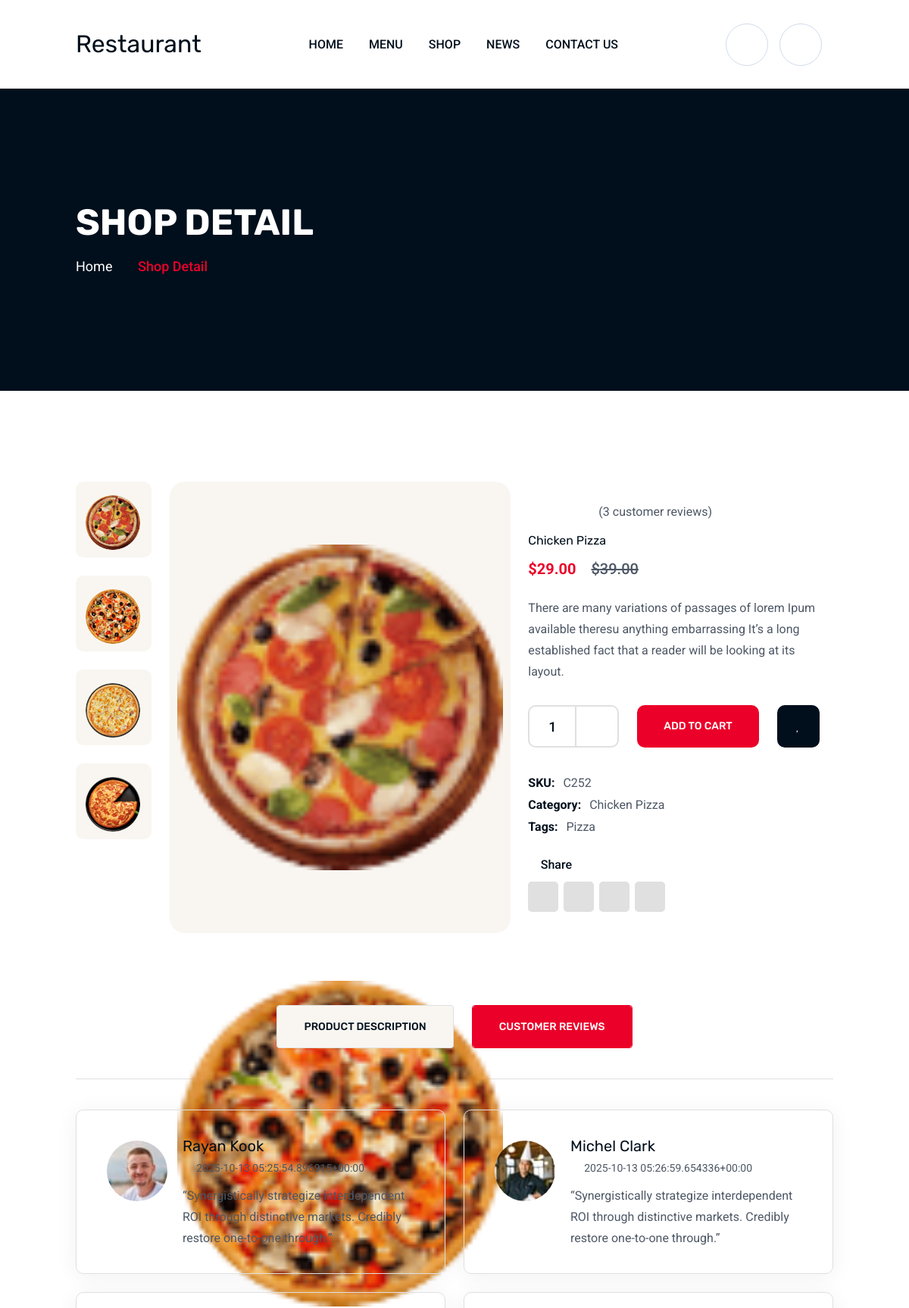
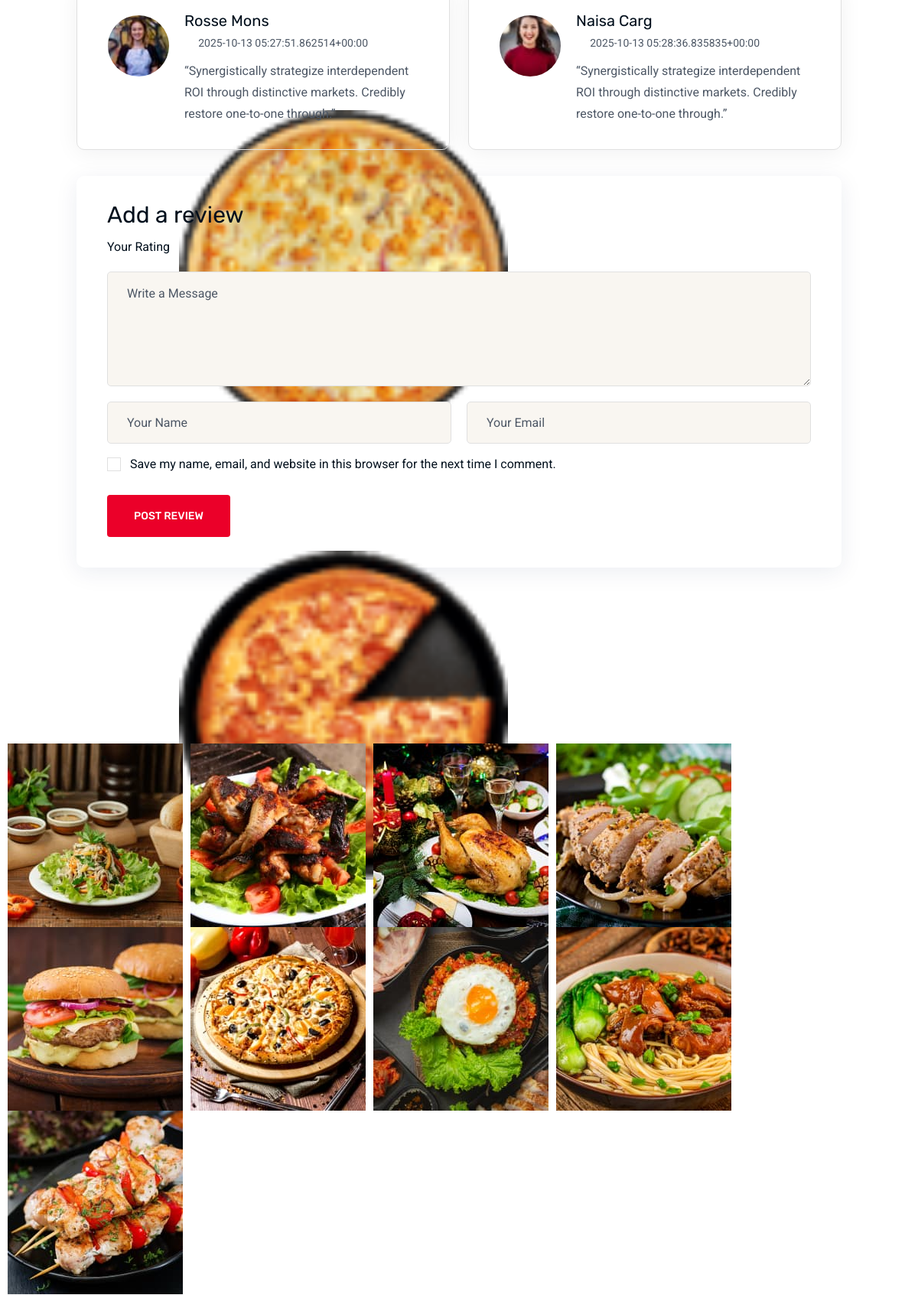
/shopDetail/163bae78-0dc1-4717-9e56-27632f99258d/ (upper part), run on the app's committed database (2 pictures, top to bottom).
### myapp/models.py (models this page shows, shortened)
class ShopDetailSliderModel(models.Model):
    id = models.UUIDField(primary_key=True, default=uuid.uuid4, editable=False)
    name = models.CharField(max_length=50, blank=True, null=True)
    image = models.ImageField(upload_to='ShopDetailSlider')
    created_at = models.DateTimeField(auto_now_add=True)
    updated_at = models.DateTimeField(auto_now=True)

class ProductImageModel(models.Model):
    id = models.UUIDField(primary_key=True, default=uuid.uuid4, editable=False)
    product = models.ForeignKey(
        ProductDetail, on_delete=models.CASCADE, related_name="images")
    image = models.ImageField(upload_to="ProductImage")
    created_at = models.DateTimeField(auto_now_add=True)
    updated_at = models.DateTimeField(auto_now=True)

class Product(models.Model):
    id = models.UUIDField(primary_key=True, default=uuid.uuid4, editable=False)
    title = models.CharField(max_length=50, blank=True, null=True)
    text = models.CharField(max_length=300, blank=True, null=True)
    price = models.DecimalField(max_digits=10, decimal_places=2, default=0)          # Normal price
    disPrice = models.DecimalField(max_digits=10, decimal_places=2, default=0)
    discountPercentage = models.IntegerField(blank=True, null=True, editable=False)  # Auto calculated
    image = models.ImageField(upload_to="Product")
    category = models.ForeignKey(CategoryModel, on_delete=models.CASCADE, null=True, blank=True)
    in_stock = models.BooleanField(default=True)
    created_at = models.DateTimeField(auto_now_add=True)
    updated_at = models.DateTimeField(auto_now=True)
    @property
    def discountPercentage(self):
        if self.price and self.disPrice and self.price > 0:
            return round(((self.price - self.disPrice) / self.price) * 100)
        return 0

class ProductDetail(models.Model):
    id = models.UUIDField(primary_key=True, default=uuid.uuid4, editable=False)
    title = models.CharField(max_length=50, blank=True, null=True)
    description = models.CharField(max_length=500, blank=True, null=True)
    price = models.DecimalField(max_digits=10, decimal_places=2, default=0)           # Normal price
    disPrice = models.DecimalField(max_digits=10, decimal_places=2, default=0)      # Discounted price
    discountPercentage = models.IntegerField(blank=True, null=True, editable=False)  # Auto calculated
    SKU = models.CharField(max_length=50, blank=True, null=True)
    product = models.ForeignKey(Product, on_delete=models.CASCADE, null=True, blank=True)
    category = models.ForeignKey(CategoryModel, on_delete=models.CASCADE, null=True, blank=True)
    tag = models.ForeignKey(Tag, on_delete=models.CASCADE, null=True, blank=True)
    created_at = models.DateTimeField(auto_now_add=True)
    updated_at = models.DateTimeField(auto_now=True)
    @property
    def discountPercentage(self):
        if self.price and self.disPrice and self.price > 0:
            return round(((self.price - self.disPrice) / self.price) * 100)
        return 0

class CategoryModel(models.Model):
    id = models.UUIDField(primary_key=True, default=uuid.uuid4, editable=False)
    num = models.CharField(max_length=50, blank=True, null=True)
    name = models.CharField(max_length=50, blank=True, null=True)
    image = models.ImageField(upload_to='Category')
    created_at = models.DateTimeField(auto_now_add=True)
    updated_at = models.DateTimeField(auto_now=True)

class Tag(models.Model):
    id = models.UUIDField(primary_key=True, default=uuid.uuid4, editable=False)
    name = models.CharField(max_length=50, blank=True, null=True)
    created_at = models.DateTimeField(auto_now_add=True)
    updated_at = models.DateTimeField(auto_now=True)

class FeedbackItemModel(models.Model):
    id = models.UUIDField(primary_key=True, default=uuid.uuid4, editable=False)
    text = models.CharField(max_length=300, blank=True, null=True)
    name = models.CharField(max_length=50, blank=True, null=True)
    country = models.CharField(max_length=50, blank=True, null=True)
    rate = models.CharField(max_length=500, blank=True, null=True)
    profileImage = models.ImageField(upload_to='FeedbackItem')
    image = models.ImageField(upload_to='FeedbackItem')
    created_at = models.DateTimeField(auto_now_add=True)
    updated_at = models.DateTimeField(auto_now=True)

class GalleryModel(models.Model):
    id = models.UUIDField(primary_key=True, default=uuid.uuid4, editable=False)
    image = models.ImageField(upload_to='Gallery')
    created_at = models.DateTimeField(auto_now_add=True)
    updated_at = models.DateTimeField(auto_now=True)

### myapp/views.py (the view)
# urls.py: path('shopDetail/<uuid:pk>/', views.ShopDetailPage, name='shopDetailPage'),
def ShopDetailPage(request, pk):
    ShopDetailSlider = ShopDetailSliderModel.objects.all()
    MenuCategory = MenuCategoryModel.objects.all()
    Gallery = GalleryModel.objects.all()
    FeedbackItem = FeedbackItemModel.objects.all()
    Description = DescriptionModel.objects.all()
    Product1 = ProductModel.objects.all()
    product_obj = get_object_or_404(Product, pk=pk)
    products = Product.objects.all()  # ဒီလို
    product_details = ProductDetail.objects.select_related(
        'category').filter(product__id=product_obj.id)
    product_detail = product_details.first() if product_details.exists() else None
    images = product_detail.images.all()  # related_name="images"
    context = {
        'ShopDetailSlider': ShopDetailSlider,
        'MenuCategory': MenuCategory,
        'Gallery': Gallery,
        'FeedbackItem': FeedbackItem,
        'Description': Description,
        'Product1': Product1,
        "products": products,  # loop လုပ်နိုင်အောင်
        "product_obj": product_obj,  # single product object detail page # Selected Product
        "product_details": product_details,  # Related ProductDetail list
        "product_detail": product_detail,  # Single ProductDetail
        "images": images,
    }
    return render(request, 'shop_detail.html', context)

### myapp/templates/shop_detail.html (shortened to what this page needs)
{% extends 'base.html' %}
{% load static %}
{% load humanize %}
{% block body %}
{% for i in ShopDetailSlider %}
<div class="breadcumb-wrapper" data-bg-src="{{ i.image.url }}">
    <div class="container z-index-common">
        <div class="breadcumb-content">
            <h1 class="breadcumb-title">{{ i.name|safe }}</h1>
            <ul class="breadcumb-menu">
                <li><a href="{% url 'homePage' %}">Home</a></li>
                <li>{{ i.name|safe }}</li>
            </ul>
        </div>
    </div>
</div>
{% endfor %}
<section class="th-product-wrapper product-details space-top space-extra-bottom">
    <div class="container">
        <div class="row">
            <div class="col-lg-7">
                <div class="product-thumb-area">
                    <div class="product-thumb-tab" data-asnavfor=".product-big-img">
                        {% for img in images %}
                        <div class="tab-btn {% if forloop.first %}active{% endif %}">
                            <img src="{{ img.image.url }}" alt="Product Thumb">
                        </div>
                        {% endfor %}
                    </div>
                    <div class="product-big-img th-carousel" data-slide-show="1" data-md-slide-show="1"
                        data-fade="true">
                        {% for img in images %}
                            <div class="img">
                                <img src="{{ img.image.url }}" alt="Product Image">
                            </div>
                        {% endfor %}
                    </div>
                </div>
            </div>
            <div class="col-lg-5 align-self-center">
                <div class="product-about">
                    <div class="product-rating">
                        <div class="star-rating" role="img" aria-label="Rated 5.00 out of 5"><span
                                style="width:100%">Rated <strong class="rating">5.00</strong> out of 5 based on
                                <span class="rating">1</span> customer rating</span></div><a href="shop-details.html"
                            class="woocommerce-review-link">(<span class="count">3</span>
                            customer reviews)</a>
                    </div>
                    <h2 class="product-title">{{ product_obj.title }}</h2>
                    <p class="price">${{ product_detail.disPrice|intcomma }} <del>${{ product_detail.price|intcomma }}</del></p>
                    <p class="text">{{ product_detail.description }}</p>
                    <div class="actions">
                        <div class="quantity"><input type="number" class="qty-input" step="1" min="1" max="100"
                                name="quantity" value="1" title="Qty"> <button class="quantity-plus qty-btn"><i
                                    class="far fa-chevron-up"></i></button> <button class="quantity-minus qty-btn"><i
                                    class="far fa-chevron-down"></i></button></div>
                        <a class="th-btn" href="{% url 'cartPage' %}">Add to Cart</a> <a class="icon-btn" href="{% url 'WishListPage' %}"><i
                                class="fal fa-heart"></i></a>
                    </div>
                    <div class="product_meta"><span class="sku_wrapper">SKU: <span class="sku">{{ product_detail.SKU }}</span></span>
                        <span class="posted_in">Category: <a href="shop.html" rel="tag">{{ product_detail.category.name }}</a></span>
                        <span>Tags:
                            <a href="shop.html">{{ product_detail.tag.name }}</a>
                        </span>
                    </div>
                    <div class="share">
                        <p class="share-title"><i class="fa-solid fa-share"></i> Share</p>
                        <div class="th-social"><a target="_blank" href="https://facebook.com/"><i
                                    class="fab fa-facebook-f"></i></a> <a target="_blank" href="https://twitter.com/"><i
                                    class="fab fa-twitter"></i></a> <a target="_blank" href="https://instagram.com/"><i
                                    class="fab fa-instagram"></i></a> <a target="_blank" href="https://linkedin.com/"><i
                                    class="fab fa-linkedin-in"></i></a>
                        </div>
                    </div>
                </div>
            </div>
        </div>
        <ul class="nav product-tab-style1" id="productTab" role="tablist">
            <li class="nav-item" role="presentation"><a class="nav-link th-btn rounded-2" id="description-tab"
                    data-bs-toggle="tab" href="#description" role="tab" aria-controls="description"
                    aria-selected="false">Product Description</a></li>
            <li class="nav-item" role="presentation"><a class="nav-link th-btn rounded-2 active" id="reviews-tab"
                    data-bs-toggle="tab" href="#reviews" role="tab" aria-controls="reviews"
                    aria-selected="true">Customer Reviews</a></li>
        </ul>
        <div class="tab-content" id="productTabContent">
            <div class="tab-pane fade show active" id="reviews" role="tabpanel" aria-labelledby="reviews-tab">
                <div class="woocommerce-Reviews">
                    <div class="th-comments-wrap">
                        <ul class="comment-list">
                            {% for i in FeedbackItem %}
                            <li class="review th-comment-item">
                                <div class="th-post-comment">
                                    <div class="comment-avater"><img src="{{ i.profileImage.url }}"
                                            alt="Comment Author"></div>
                                    <div class="comment-content">
                                        <h4 class="name">{{ i.name|safe }}</h4><span class="commented-on"><i
                                                class="fal fa-calendar-alt"></i>{{ i.created_at|safe }}</span>
                                        <div class="star-rating" role="img"
                                            aria-label="Rated {{ i.rate|safe }} out of 5"><span style="width:100%">Rated
                                                5 based on <span class="rating">1</span> customer rating</span>
                                        </div>
                                        <p class="text">{{ i.text|safe }}</p>
                                    </div>
                                </div>
                            </li>
                            {% endfor %}
                        </ul>
                    </div>
                    <div class="th-comment-form">
                        <div class="form-title">
                            <h3 class="blog-inner-title">Add a review</h3>
                        </div>
                        <div class="row">
                            <div class="form-group rating-select d-flex align-items-center"><label>Your
                                    Rating</label>
                                <p class="stars"><span><a class="star-1" href="#">1</a> <a class="star-2" href="#">2</a>
                                        <a class="star-3" href="#">3</a> <a class="star-4" href="#">4</a> <a
                                            class="star-5" href="#">5</a></span></p>
                            </div>
                            <div class="col-12 form-group"><textarea placeholder="Write a Message"
                                    class="form-control"></textarea> <i class="text-title far fa-pencil-alt"></i>
                            </div>
                            <div class="col-md-6 form-group"><input type="text" placeholder="Your Name"
                                    class="form-control"> <i class="text-title far fa-user"></i></div>
                            <div class="col-md-6 form-group"><input type="text" placeholder="Your Email"
                                    class="form-control"> <i class="text-title far fa-envelope"></i></div>
                            <div class="col-12 form-group"><input id="reviewcheck" name="reviewcheck" type="checkbox">
                                <label for="reviewcheck">Save my name, email, and website in
                                    this browser for the next time I comment.</label>
                            </div>
                            <div class="col-12 form-group mb-0"><button class="th-btn rounded-2">Post
                                    Review</button></div>
                        </div>
                    </div>
                </div>
            </div>
        </div>
        <div class="space-extra-top mb-30">
        </div>
    </div>
</section>
<div class="gallery-thumb-area">
    <div class="row gx-10 th-carousel" id="gallerySlide1" data-slide-show="8" data-ml-slide-show="7"
        data-lg-slide-show="6" data-md-slide-show="5" data-sm-slide-show="4" data-xs-slide-show="3"
        data-focuson-select="false">
        {% for i in Gallery %}
        <div class="col-auto">
            <div class="gallery-thumb"><img src="{{ i.image.url }}" alt="Gallery Image"> </div>
        </div>
        {% endfor %}
    </div>
</div>
{% endblock %}

### templates/base.html (style rules this page uses)
.product-big-img { width: 100%; padding: auto; max-width: 450px; min-width: 50px; padding: 10px; }
.product-big-img .img img { width: 100%; height: auto; object-fit: contain; }

### data on the page
ShopDetailSliderModel: name "SHOP DETAIL", name "Shop Detail"
ProductImageModel: image (picture)
ProductImageModel: image (picture)
ProductImageModel: image (picture)
ProductImageModel: image (picture)
Product: title "Chicken Pizza"
ProductDetail: disPrice "29.00", price "39.00", description "There are many variations of passages of lorem Ipum available theresu anything embarrassing It’s a long established fact that a reader will be looking at its layout.", SKU "C252", category.name "Chicken Pizza", tag.name "Pizza"
FeedbackItemModel: profileImage (picture), name "Rayan Kook", created_at "2025-10-13 05:25:54.896915+00:00", text "“Synergistically strategize interdependent ROI through distinctive markets. Credibly restore one-to-one through.”"
FeedbackItemModel: profileImage (picture), name "Michel Clark", created_at "2025-10-13 05:26:59.654336+00:00", text "“Synergistically strategize interdependent ROI through distinctive markets. Credibly restore one-to-one through.”"
FeedbackItemModel: profileImage (picture), name "Rosse Mons", created_at "2025-10-13 05:27:51.862514+00:00", text "“Synergistically strategize interdependent ROI through distinctive markets. Credibly restore one-to-one through.”"
FeedbackItemModel: profileImage (picture), name "Naisa Carg", created_at "2025-10-13 05:28:36.835835+00:00", text "“Synergistically strategize interdependent ROI through distinctive markets. Credibly restore one-to-one through.”"
GalleryModel: image (picture)
GalleryModel: image (picture)
GalleryModel: image (picture)
GalleryModel: image (picture)
GalleryModel: image (picture)
GalleryModel: image (picture)
GalleryModel: image (picture)
GalleryModel: image (picture)
GalleryModel: image (picture)
